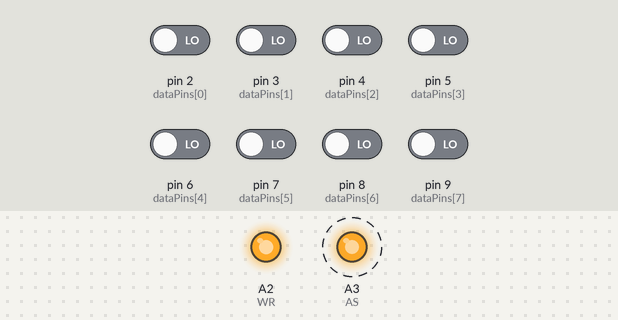
This sketch was run on a simulated Arduino Uno, built with avr-gcc and run on an emulated ATmega328P. Shown: output pins drawn as LEDs (lit = HIGH). Dashed ring = blinking. The inputs (shaded band) are chosen by the test bench; at power-on: pin 2 (dataPins[0]), pin 3 (dataPins[1]), pin 4 (dataPins[2]), pin 5 (dataPins[3]), pin 6 (dataPins[4]), pin 7 (dataPins[5]), pin 8 (dataPins[6]), pin 9 (dataPins[7]) LOW. Pins used as bus, display or sensor lines are not drawn; what the sketch prints to the serial monitor is not drawn.

Above: at 0.05 s.
Timing chart, 0 to 3.0 s (numbered marks = the images above):
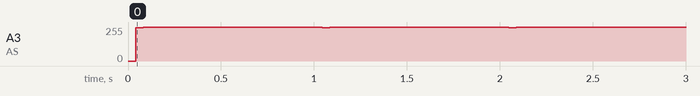

The sketch:

VT82885P.ino
```cpp
// VT82885P ADDRESS REGISTERS
const uint8_t REGISTER_SECONDS = B00000000; // Seconds
const uint8_t REGISTER_SECONDS_ALARM = B00000001; // Seconds alarm
const uint8_t REGISTER_MINUTES = B00000010; // Minutes
const uint8_t REGISTER_MINUTES_ALARM = B00000011; // Minutes alarm
const uint8_t REGISTER_HOURS = B00000100; // Hours
const uint8_t REGISTER_HOURS_ALARM = B00000101; // Hours alarm
const uint8_t REGISTER_DOW = B00000110; // Day of week
const uint8_t REGISTER_DOM = B00000111; // Day of month
const uint8_t REGISTER_MONTH = B00001000; // Month
const uint8_t REGISTER_YEAR = B00001001; // Year
const uint8_t REGISTER_A = B00001010; // REGISTER A
const uint8_t REGISTER_B = B00001011; // REGISTER B
const uint8_t REGISTER_C = B00001100; // REGISTER C
const uint8_t REGISTER_D = B00001101; // REGISTER D

// dataPins = AD0 - AD7
int dataPins[8] = {2, 3, 4, 5, 6, 7, 8, 9};
// int dataPins[8] = {9, 8, 7, 6, 5, 4, 3, 2}; INVERTED
int CS = A4; // SELECT CHIP
int AS = A3; // STROBE ADDRESS
int WR = A2; // HIGH READ LOW WRITE
int DS = A1; // READ

uint8_t seconds;
uint8_t asecs;
uint8_t minutes;
uint8_t amins;
uint8_t hours;
uint8_t ahour;
uint8_t dow;
uint8_t dom;
uint8_t month;
uint8_t year;
uint8_t regA;
uint8_t rebB;
uint8_t rebC;
uint8_t rebD;
uint8_t lastsecs = 0b11111111;

boolean getBit(uint8_t myVarIn, uint8_t whatBit) {
boolean bitState;
bitState = myVarIn & (1 << whatBit); return bitState; } uint8_t setBit(uint8_t myVarIn, uint8_t whatBit, boolean bitState) { if (bitState) { myVarIn |= (1 << whatBit); } else { myVarIn &= ~(1 << whatBit); } return myVarIn; } void setIdle() { digitalWrite(CS, HIGH); digitalWrite(AS, HIGH); digitalWrite(WR, HIGH); digitalWrite(DS, HIGH); } void switchRead() { for (int i=0; i<7; i++) { pinMode(dataPins[i], INPUT); } } void switchWrite() { for (int i=0; i<7; i++) { pinMode(dataPins[i], OUTPUT); } } uint8_t readBusData() { uint8_t dataBuffer = 0b00000000; for (int i=0; i<8; i++) { boolean state = digitalRead(dataPins[i]); dataBuffer = setBit(dataBuffer, i, state); } return dataBuffer; } void writeBusData(uint8_t data) { for (int i=0; i<8; i++) { digitalWrite(dataPins[i], getBit(data, i)); } } void readSeconds() { seconds = getRegisterData(REGISTER_SECONDS); } uint8_t getRegisterData(uint8_t registerAddr) { uint8_t dataBuffer = 0b00000000; switchWrite(); digitalWrite(CS, LOW); delayMicroseconds(20); writeBusData(registerAddr); digitalWrite(AS, LOW); delayMicroseconds(20); switchRead(); delayMicroseconds(20); digitalWrite(DS, LOW); delayMicroseconds(20); dataBuffer = readBusData(); digitalWrite(DS, HIGH); delayMicroseconds(20); digitalWrite(AS, HIGH); delayMicroseconds(20); digitalWrite(CS, HIGH); return dataBuffer; } void getRTCDate() { seconds = getRegisterData(REGISTER_SECONDS); minutes = getRegisterData(REGISTER_MINUTES); hours = getRegisterData(REGISTER_HOURS); dow = getRegisterData(REGISTER_DOW); dom = getRegisterData(REGISTER_DOM); month = getRegisterData(REGISTER_MONTH); year = getRegisterData(REGISTER_YEAR); } void setup() { pinMode(CS, OUTPUT); pinMode(AS, OUTPUT); pinMode(WR, OUTPUT); pinMode(DS, OUTPUT); setIdle(); switchRead(); Serial.begin(9600); } void loop() { getRTCDate(); Serial.print("("); Serial.print(dow); Serial.print(") "); Serial.print(month); Serial.print("/"); Serial.print(dom); Serial.print("/"); Serial.print(year); Serial.print(" "); Serial.print(hours); Serial.print(":"); Serial.print(minutes); Serial.print("."); Serial.println(seconds); delay(1000); /* if (lastsecs != seconds) { lastsecs = seconds; for (int i=0; i<8; i++) { //Serial.print(getBit(seconds, i)); } } */ }
```

Measured:
- by itself, A3 (AS): alternates 255/255 for 0.96 s and 249/255 for 0.04 s
